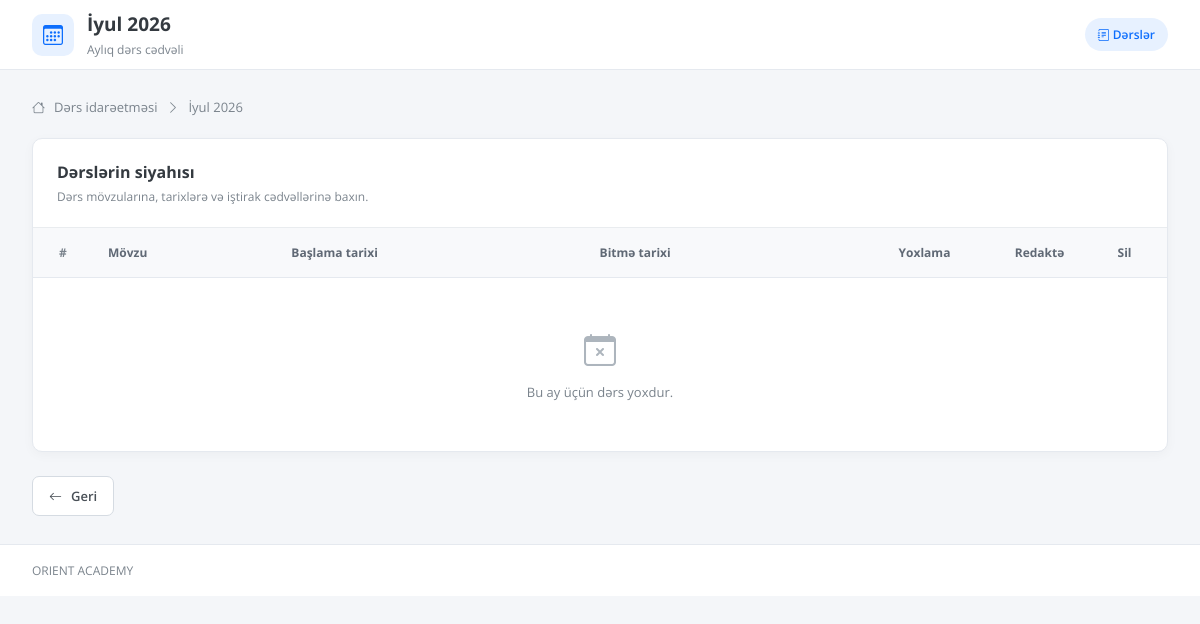
The page /dash/groups/1/month/2026/7/ (signed in) on the database as committed earlier.
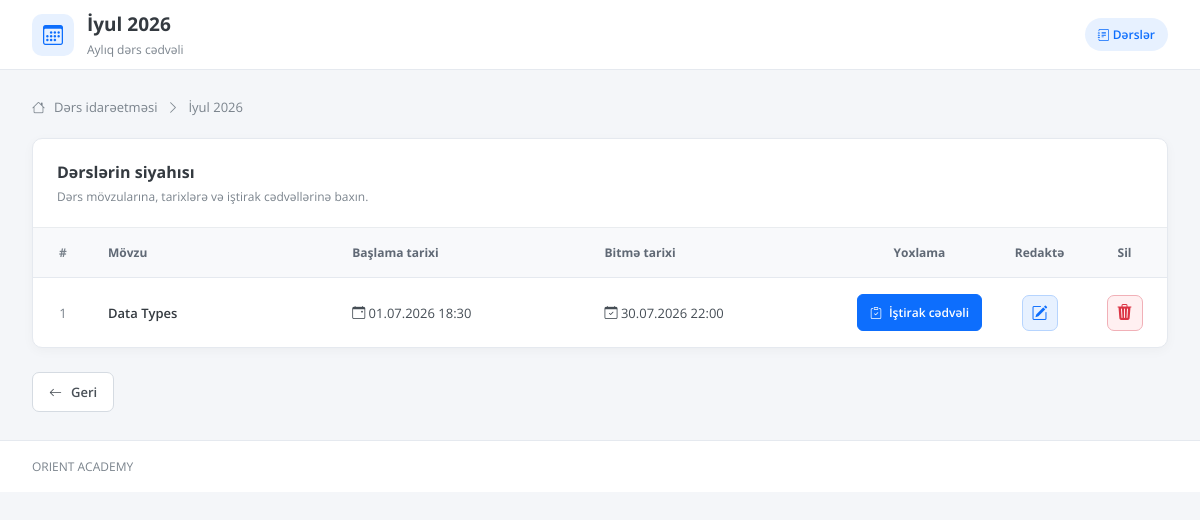
The same page on the database as committed later.
### admindashboard/models.py (models this page shows, shortened)
class Lesson(models.Model):
    course = models.ForeignKey(
        courses,
        on_delete=models.CASCADE,
        related_name="lessons"
    )
    topic = models.CharField(
        max_length=255
    )
    start_date = models.DateTimeField()
    end_date = models.DateTimeField()

### admindashboard/views.py (the view)
# urls.py: path("groups/<int:course_id>/month/<int:year>/<int:month>/", views.month_lessons, name="month_lessons"),
def month_lessons(request, course_id, year, month):
    teacher_id = request.session.get("teacher_id")
    if not teacher_id:
        return redirect("orientlogin")
    teacher = get_object_or_404(
        Teacher,
        id=teacher_id
    )
    course = get_object_or_404(
        courses,
        id=course_id,
        teacher=teacher
    )
    lessons = Lesson.objects.filter(
        course=course,
        start_date__year=year,
        start_date__month=month
    ).order_by("start_date")
    month_names = {
        1: "Yanvar",
        2: "Fevral",
        3: "Mart",
        4: "Aprel",
        5: "May",
        6: "İyun",
        7: "İyul",
        8: "Avqust",
        9: "Sentyabr",
        10: "Oktyabr",
        11: "Noyabr",
        12: "Dekabr"
    }
    context = {
        "teacher": teacher,
        "course": course,
        "lessons": lessons,
        "year": year,
        "month": month,
        "month_name": month_names[month]
    }
    return render(request, "month_lessons.html", context)

### templates/month_lessons.html (shortened to what the changed rows need)
<!DOCTYPE html>
<html lang="az">
<head>
    <link rel="stylesheet"
          href="https://cdn.jsdelivr.net/npm/bootstrap-icons@1.11.3/font/bootstrap-icons.min.css">
</head>
<body>
<header class="topbar">
    <div class="page-heading">
        <div class="heading-text">
            <h1>{{ month_name }} {{ year }}</h1>
        </div>
    </div>
</header>
<main class="container">
    <section class="table-card">
        <div class="table-card-header">
            <div>
                <h2>Dərslərin siyahısı</h2>
            </div>
        </div>
        <div class="table-scroll">
            <table>
                <thead>
                    <tr>
                        <th class="number">#</th>
                        <th>Mövzu</th>
                        <th>Başlama tarixi</th>
                        <th>Bitmə tarixi</th>
                        <th class="attendance">Yoxlama</th>
                        <th class="edit">Redaktə</th>
                        <th class="delete">Sil</th>
                    </tr>
                </thead>
                <tbody>
                    {% for lesson in lessons %}
                    <tr>
                        <td class="number">{{ forloop.counter }}</td>
                        <td class="topic-name">
                            {{ lesson.topic }}
                        </td>
                        <td class="date-cell">
                            <i class="bi bi-calendar-event me-1"></i>
                            {{ lesson.start_date|date:"d.m.Y H:i" }}
                        </td>
                        <td class="date-cell">
                            <i class="bi bi-calendar-check me-1"></i>
                            {{ lesson.end_date|date:"d.m.Y H:i" }}
                        </td>
                        <td class="attendance">
                            <a href="{% url 'lesson_detail' lesson.id %}"
                               class="attendance-btn">
                                <i class="bi bi-clipboard-check"></i>
                                İştirak cədvəli
                            </a>
                        </td>
                        <td class="edit">
                            <a href="{% url 'edit_monthlesson' lesson.id %}"
                               class="action-btn edit-btn"
                               title="Redaktə et"
                               aria-label="Redaktə et">
                                <i class="bi bi-pencil-square"></i>
                            </a>
                        </td>
                        <td class="delete">
                            <form method="POST"
                                  action="{% url 'delete_monthlesson' lesson.id %}"
                                  style="display: inline;">
                                <button type="submit"
                                        class="action-btn delete-btn"
                                        title="Sil"
                                        aria-label="Sil">
                                    <i class="bi bi-trash3-fill"></i>
                                </button>
                            </form>
                        </td>
                    </tr>
                    {% empty %}
                    <tr>
                        <td colspan="7" class="empty-cell">
                            <i class="bi bi-calendar-x"></i>
                            Bu ay üçün dərs yoxdur.
                        </td>
                    </tr>
                    {% endfor %}
                </tbody>
            </table>
        </div>
    </section>
</main>
</body>
</html>

Rows that differ between the two databases and show on the page:
added Lesson: topic "Data Types", start_date "01.07.2026 18:30", end_date "30.07.2026 22:00"
Other text that changed with them:
text no longer shown: "Bu ay üçün dərs yoxdur."
